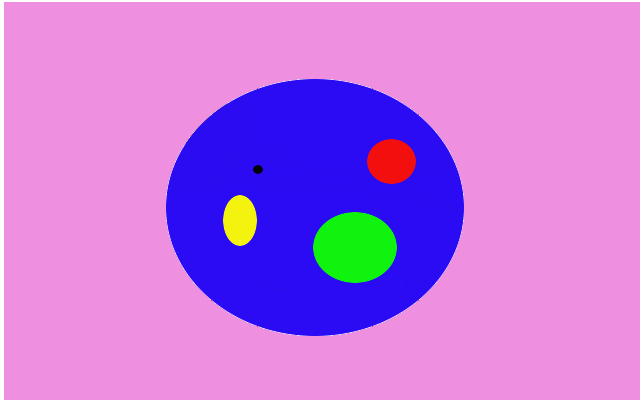
#> input picture imagem3.jpeg, 640 x 400 px
$ python basics.py
#> lines starting #> are read from the running program, lines starting #| are printed output that depends on the picture; after the words box and inside, x2 and y2 are one past the last pixel; in counts of white or black regions, pixels touching at a corner belong together
##################################################################
#Algoritmo capaz de converter as cores de uma imagem monocromática
#depois binarizando-a a partir de um limiar e por fim detectando
#suas bordas.
#Esse é um exemplo básico para o processamento de imagem.
#
#Criado em : dezembro/2017
########################## basics ############################

import cv2
from PIL import Image,ImageFilter,ImageEnhance
import numpy as np
from matplotlib import pyplot as plt


#scriptDir = HYP_Utils.GetDemoDir()

#PIL_Version = Image.VERSION


im = Image.open("imagem3.jpeg")
#> im is the input picture: PIL image 640x400 RGB; mean R, G, B 194.3, 118.8, 222

mono = im.convert('L')
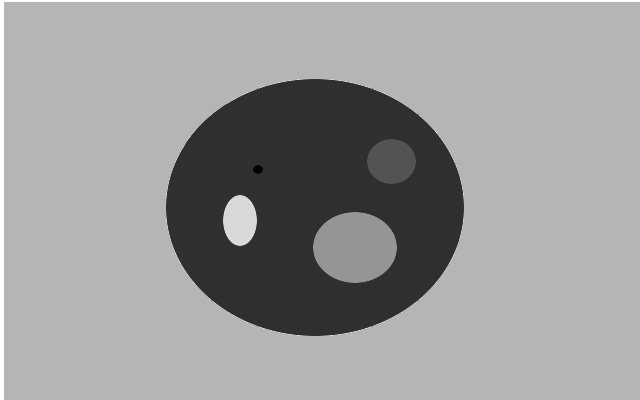
#> mono: PIL image 640x400 L; min 0, max 255, mean 153.4
threshold = 50
binary = mono.point(lambda p: p > threshold and 255)
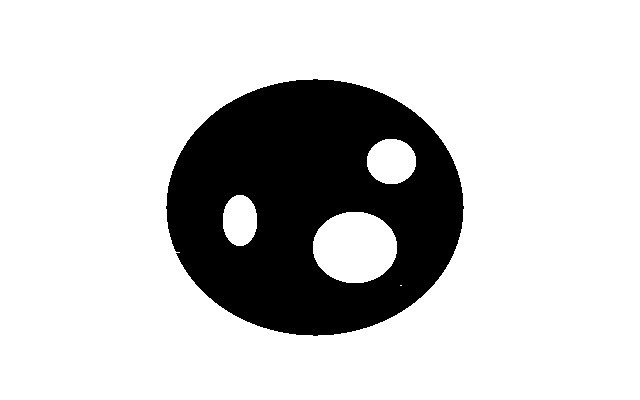
#> binary: PIL image 640x400 L; 79.8% white; 1 black region, box (x1, y1, x2, y2) and area: (166, 79, 464, 336) 51832
#bw = im.convert('1', dither=Image.NONE)
Edge = binary.filter(ImageFilter.FIND_EDGES)
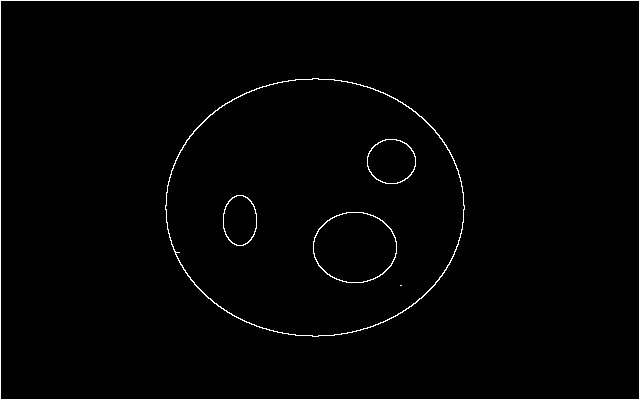
#> Edge: PIL image 640x400 L; 1.5% white in thin lines or dots
Edge.show()
